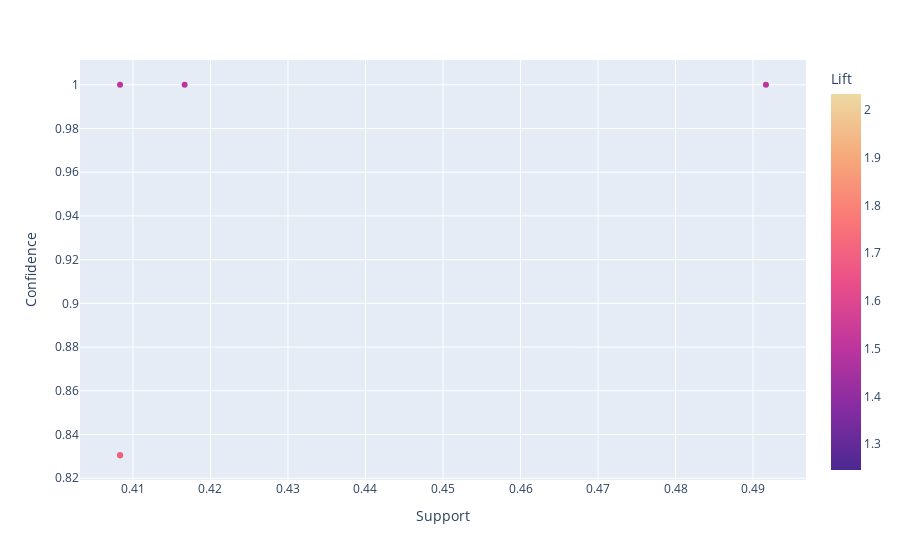

Notebook code for this chart:
### Code cell
#Rules plotting in an interactive pattern
rules_df=pd.DataFrame(associationRules,columns=['LHS','RHS','Support','Confidence','Lift'])
import plotly.express as px
fig = px.scatter(rules_df,x="Support",y="Confidence",color="Lift",
                 hover_data=['LHS','RHS'],color_continuous_scale="agsunset")
fig.show()

### Figure 1 — Plotly figure (JSON) as saved in the notebook; plotly's stock layout.template omitted (floating-point values rounded to 4 significant figures)
{"data": [{"customdata": [[["Inflammation_Of_UB"], ["Urine_Pushing"]], [["Micturition_Pains"], ["Urine_Pushing"]], [["Urethra_Burning"], ["Urine_Pushing"]], [["Inflammation_Of_UB"], ["Urine_Pushing", "Micturition_Pains"]], [["Micturition_Pains"], ["Inflammation_Of_UB", "Urine_Pushing"]], [["Inflammation_Of_UB", "Micturition_Pains"], ["Urine_Pushing"]]], "hovertemplate": "Support=%{x}<br>Confidence=%{y}<br>LHS=%{customdata[0]}<br>RHS=%{customdata[1]}<br>Lift=%{marker.color}<extra></extra>", "legendgroup": "", "marker": {"color": [1.5, 1.246, 1.5, 2.034, 1.689, 1.5], "coloraxis": "coloraxis", "symbol": "circle"}, "mode": "markers", "name": "", "orientation": "v", "showlegend": false, "type": "scatter", "x": [0.4917, 0.4083, 0.4167, 0.4083, 0.4083, 0.4083], "xaxis": "x", "y": [1, 0.8305, 1, 0.8305, 0.8305, 1], "yaxis": "y"}], "layout": {"coloraxis": {"colorbar": {"title": {"text": "Lift"}}, "colorscale": [[0, "rgb(75, 41, 145)"], [0.1667, "rgb(135, 44, 162)"], [0.3333, "rgb(192, 54, 157)"], [0.5, "rgb(234, 79, 136)"], [0.6667, "rgb(250, 120, 118)"], [0.8333, "rgb(246, 169, 122)"], [1, "rgb(237, 217, 163)"]]}, "legend": {"tracegroupgap": 0}, "margin": {"t": 60}, "xaxis": {"anchor": "y", "domain": [0, 1], "title": {"text": "Support"}}, "yaxis": {"anchor": "x", "domain": [0, 1], "title": {"text": "Confidence"}}}}
